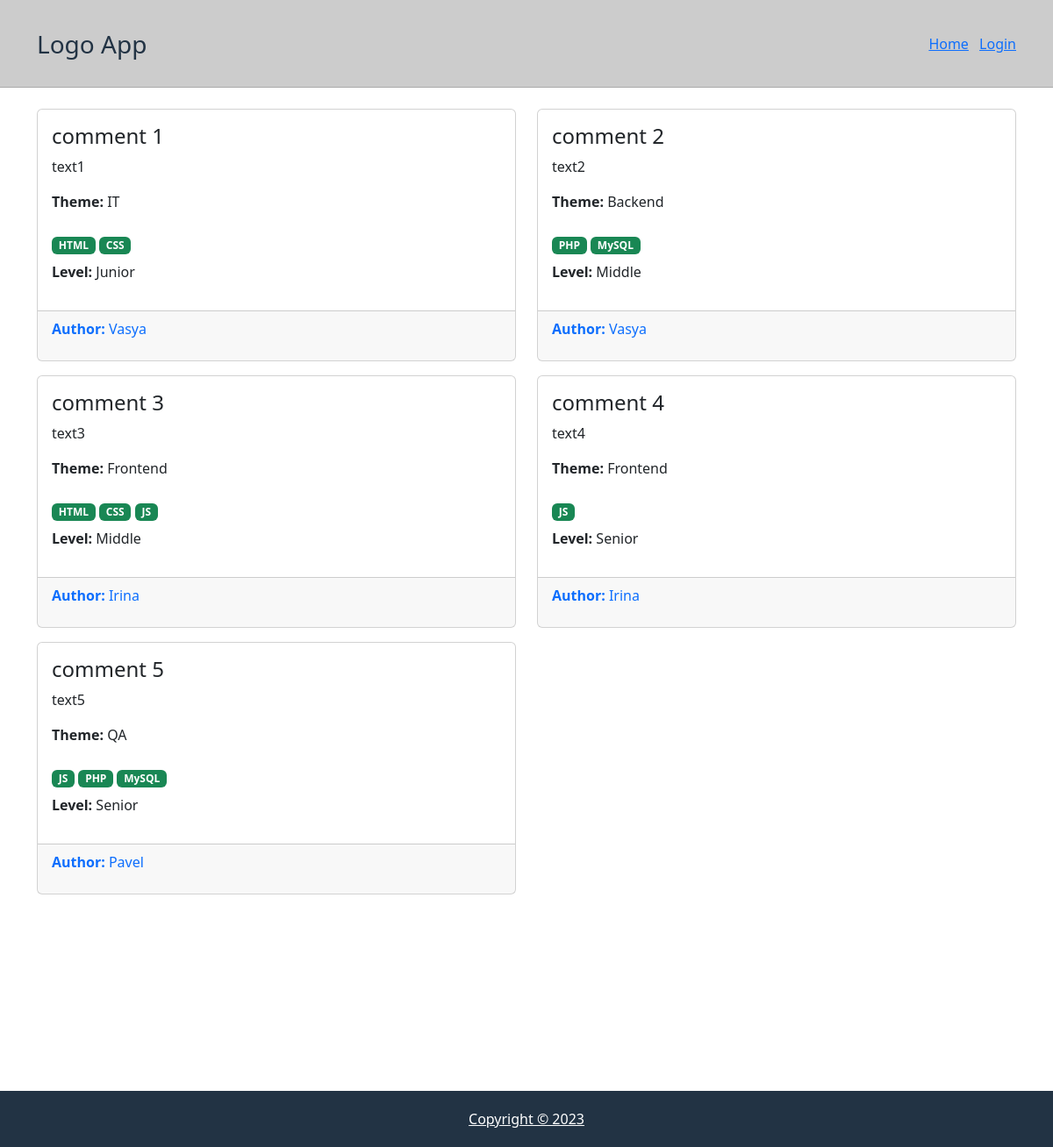
The page / on the database its author committed.
### tables this page shows
CREATE TABLE `comments` (
  `id` int(11) NOT NULL,
  `title` varchar(255) NOT NULL,
  `text` longtext NOT NULL,
  `theme` varchar(255) NOT NULL,
  `tags` varchar(255) NOT NULL,
  `level` varchar(255) NOT NULL,
  `user_id` int(11) NOT NULL
);

CREATE TABLE `users` (
  `id` int(11) NOT NULL,
  `username` varchar(255) NOT NULL,
  `email` varchar(255) NOT NULL,
  `pass` varchar(255) NOT NULL
);

### modules/db.php (called while the page is built, shortened)
<?php
class DB
{
    static private $link = null;
    static private function connect()
    {
        self::$link = new mysqli(DB_HOST, DB_USER, DB_PASS, DB_NAME);
    }
    static public function getAll($str)
    {
        $response = [];
        $res_sql = self::$link->query($str);
        if($res_sql->num_rows > 0)
        {
            while($row = $res_sql->fetch_assoc())
            {
                $response[] = $row;
            }
        }
        return $response;
    }
}
?>

### modules/actions.php (called while the page is built, shortened)
<?php
class Actions
{
    static public function getAllComments()
    {
        return DB::getAll("SELECT * FROM comments INNER JOIN users ON comments.user_id = users.id");
    }
}
?>

### views/home.php (the view, shortened to what this page needs)
<?php
$Comments = Actions::getAllComments();
?>
<div class="row">
    <?php
        if(sizeof($Comments)) :
        foreach ($Comments as $comment) :
    ?>
    <div class="col-sm-6 my-2">
        <div class="card">
            <div class="card-body">
                <h4><?= $comment['title'] ?></h4>
                <p><?= $comment['text'] ?></p>
                <p><b>Theme: </b> <?= $comment['theme'] ?></p>
                <div class="py-2">
                    <?php
                        $tags = json_decode($comment['tags'], true);
                        if(sizeof($tags)) :
                        foreach ($tags as $tag) :
                    ?>
                    <span class="badge bg-success"><?= $tag ?></span>
                    <?php
                        endforeach;
                        endif;
                    ?>
                </div>
                <p><b>Level: </b> <?= $comment['level'] ?></p>
            </div>
            <div class="card-footer">
                <p class="text-primary"><b>Author: </b> <?= $comment['username'] ?></p>
            </div>
        </div>
    </div>
    <?php
        endforeach;
        else :
       ?>
    <h1 class="text-muted">No comments</h1>
    <?php endif; ?>
</div>

### index.php (shortened to what this page needs)
<?php
require_once 'modules/db.php';
require_once 'modules/actions.php';
?>
<!doctype html>
<html lang="en">
<head>
    <link href="https://cdn.jsdelivr.net/npm/bootstrap@5.3.0-alpha1/dist/css/bootstrap.min.css" rel="stylesheet">
    <link rel="stylesheet" href="/css/style.css">
</head>
<body>
<?php require_once 'partials/header.php'; ?>
<div class="container py-3">
    <?php require_once 'views/' . Router::getRoute('view') . '.php'; ?>
</div>
<?php require_once 'partials/footer.php'; ?>
</body>
</html>

### partials/header.php (shortened to what this page needs)
<header>
    <div class="container d-flex justify-content-between align-items-center">
        <a href="/" class="h-logo">Logo App</a>
        <nav>
            <a href="/" class="me-2">Home</a>
            <?php if($_SESSION['login']) : ?>
                <a href="/add-comment" class="me-2">Add comment</a>
                <a href="?p=logout">Logout</a>
            <?php else : ?>
                <a href="/login">Login</a>
            <?php endif; ?>
        </nav>
    </div>
</header>

### partials/footer.php
<footer>
    <div class="container">
        <a href="#">Copyright &copy; 2023</a>
    </div>
</footer>

### css/style.css (style rules this page uses)
header { height: 100px; background: #ccc; border-bottom: 1px solid #aaa; }
.container { height: inherit; }
.h-logo { font-size: 28px; color: #234; text-decoration: none; }
footer { padding: 20px 0; background: #234; text-align: center; margin-top: 200px; }
footer a { color: #fff; }

### rows shown on the page
comments: title "comment 1", text "text1", theme "IT", tags "HTML", tags "CSS", level "Junior", user.username "Vasya"
comments: title "comment 2", text "text2", theme "Backend", tags "PHP", tags "MySQL", level "Middle", user.username "Vasya"
comments: title "comment 3", text "text3", theme "Frontend", tags "HTML", tags "CSS", tags "JS", level "Middle", user.username "Irina"
comments: title "comment 4", text "text4", theme "Frontend", tags "JS", level "Senior", user.username "Irina"
comments: title "comment 5", text "text5", theme "QA", tags "JS", tags "PHP", tags "MySQL", level "Senior", user.username "Pavel"
